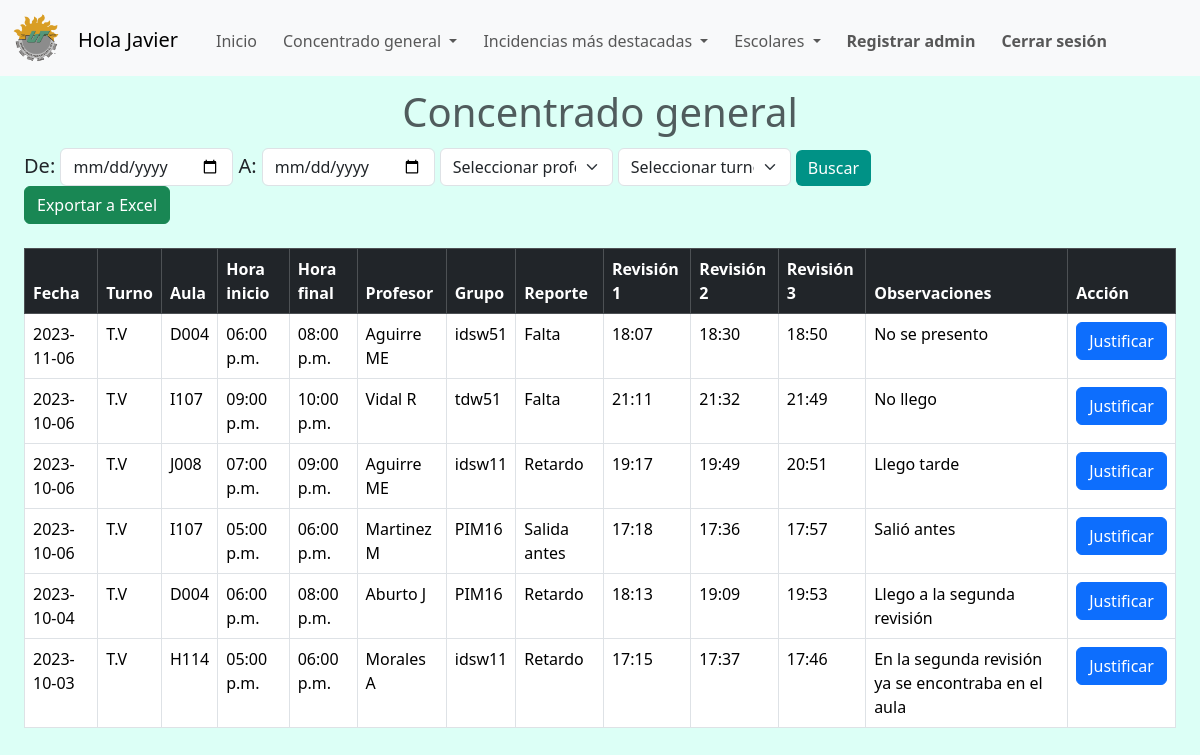
The page /layouts_admins/revisiones_all.php (signed in) on the database as committed earlier.
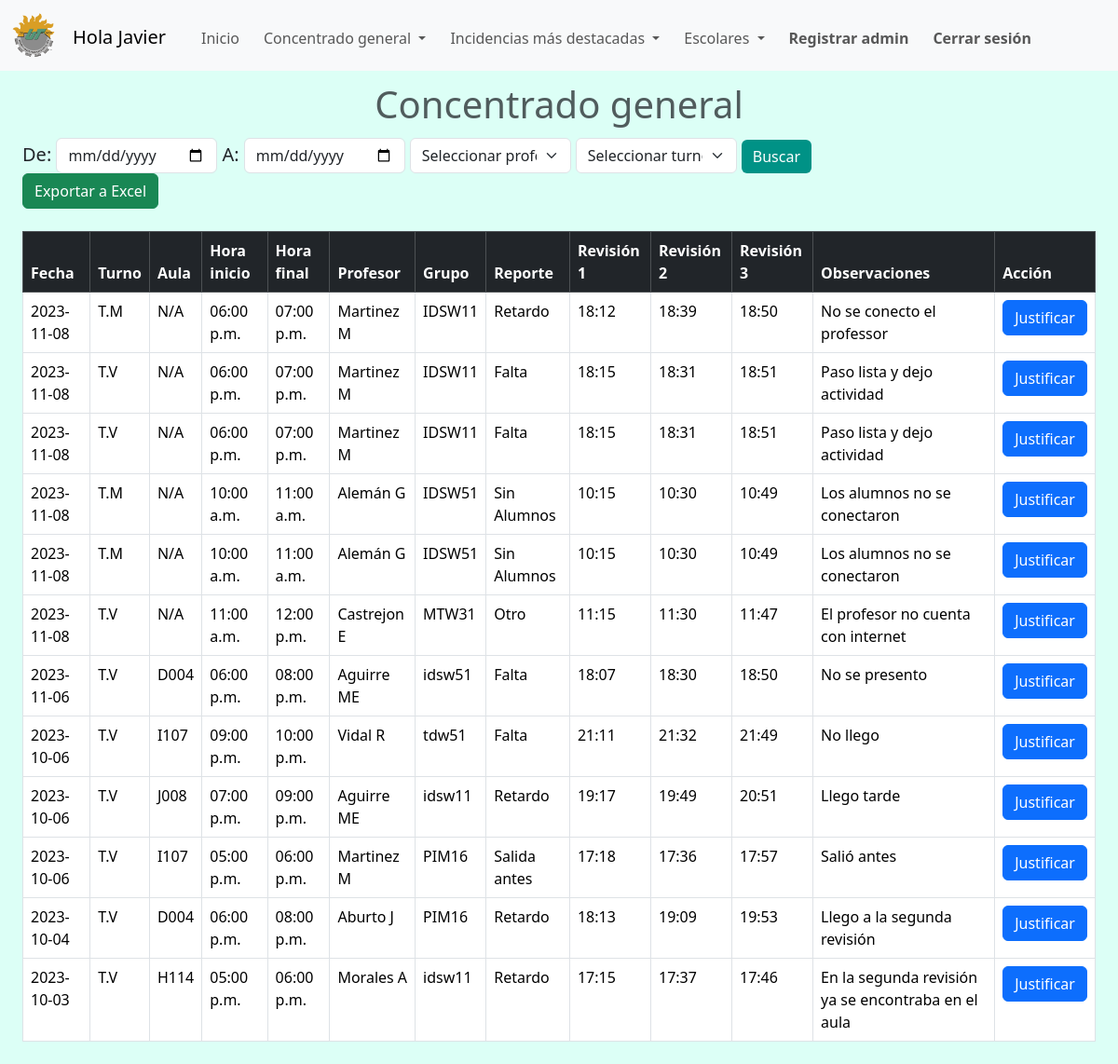
The same page on the database as committed later.
### tables this page shows
CREATE TABLE IF NOT EXISTS `revisiones` (
  `id` int NOT NULL AUTO_INCREMENT,
  `fecha` date NOT NULL,
  `turno` varchar(10) NOT NULL,
  `aula` varchar(10) DEFAULT NULL,
  `hora_inicio` varchar(10) DEFAULT NULL,
  `hora_final` varchar(10) DEFAULT NULL,
  `modalidad` varchar(50) NOT NULL,
  `profesor` int DEFAULT NULL,
  `grupo` varchar(10) DEFAULT NULL,
  `reporte` varchar(50) DEFAULT NULL,
  `revision_1` varchar(10) NOT NULL,
  `revision_2` varchar(10) NOT NULL,
  `revision_3` varchar(10) NOT NULL,
  `observaciones` varchar(250) DEFAULT NULL,
  `justificado` varchar(2) NOT NULL,
  `comentarios` varchar(250) NOT NULL,
  PRIMARY KEY (`id`),
  KEY `profesor` (`profesor`)
);

CREATE TABLE IF NOT EXISTS `profesores` (
  `id` int NOT NULL AUTO_INCREMENT,
  `nomenclatura` varchar(100) DEFAULT NULL,
  `nombres` varchar(100) DEFAULT NULL,
  `primer_apellido` varchar(100) DEFAULT NULL,
  `segundo_apellido` varchar(100) DEFAULT NULL,
  `correo` varchar(100) DEFAULT NULL,
  `director` int DEFAULT NULL,
  PRIMARY KEY (`id`),
  KEY `director` (`director`)
);

### layouts_admins/revisiones_all.php (the view, shortened to what the changed rows need)
<!DOCTYPE html>
<html lang="en">
<head>
    <link href="https://cdn.jsdelivr.net/npm/bootstrap@5.3.2/dist/css/bootstrap.min.css" rel="stylesheet">
</head>
<body class="admin_background">
<?php include ("navbar.php");?>
<h1 class="h1-tittles text-muted">Concentrado general</h1>
<div class="div-table">
  <br>
  <?php
  include ('../php/connection.php');
  if(isset($_POST['buscar_revi'])){
    ?>
    <a class="btn-delete-filter" href="revisiones_all.php"><button type="submit" class="btn btn-danger btn-delete-filter">Borrar busqueda</button></a>
    <br><br>
    <table class="table table-bordered">
    <thead class="table-dark">
      <tr>
        <th scope="col">Fecha</th>
        <th scope="col">Turno</th>
        <th scope="col">Aula</th>
        <th scope="col">Hora inicio</th>
        <th scope="col">Hora final</th>
        <th scope="col">Profesor</th>
        <th scope="col">Grupo</th>
        <th scope="col">Reporte</th>
        <th scope="col">Revisión 1</th>
        <th scope="col">Revisión 2</th>
        <th scope="col">Revisión 3</th>
        <th scope="col">Observaciones</th>
        <th scope="col">Acción</th>
      </tr>
    </thead>
    <tbody>
    <?php
    $date_1 = $_POST['buscar_date1'];
    $date_2 = $_POST['buscar_date2'];
    $turno = $_POST['turno'];
    $profesor = $_POST['c_profesor'];
    $filtro = '';
  if($date_1 == '' AND $date_2 == '' AND $turno =='' AND $profesor ==''){$filtro;}else{
    if($date_1 !== '' AND $date_2 !== '' AND $turno =='' AND $profesor ==''){$filtro = "WHERE fecha BETWEEN '$date_1' AND '$date_2'";}
    if($date_1 == '' AND $date_2 == '' AND $turno !=='' AND $profesor ==''){$filtro = "WHERE turno = '$turno'";}
    if($date_1 == '' AND $date_2 == '' AND $turno =='' AND $profesor !==''){$filtro = "WHERE profesor = '$profesor'";}
    if($date_1 !== '' AND $date_2 !== '' AND $turno =='' AND $profesor !==''){$filtro = "WHERE fecha BETWEEN '$date_1' AND '$date_2' AND profesor = '$profesor'";}
    if($date_1 !== '' AND $date_2 !== '' AND $turno !=='' AND $profesor ==''){$filtro = "WHERE fecha BETWEEN '$date_1' AND '$date_2' AND turno = '$turno'";}
    if($date_1 == '' AND $date_2 == '' AND $turno !=='' AND $profesor !==''){$filtro = "WHERE profesor = '$profesor' AND turno = '$turno'";}
  }
    $query = "SELECT revisiones.id, revisiones.fecha, revisiones.turno, revisiones.aula, revisiones.hora_inicio, revisiones.hora_final,
    profesores.nomenclatura, revisiones.grupo, revisiones.reporte, revisiones.revision_1, revisiones.revision_2, revisiones.revision_3,
    revisiones.observaciones FROM revisiones
    INNER JOIN profesores ON revisiones.profesor = profesores.id $filtro ORDER BY fecha DESC";
    $query_run = mysqli_query($connection, $query);
    if(mysqli_num_rows($query_run) > 0){
      foreach($query_run as $items){
        ?>
        <tr>
          <td><?= $items['fecha'];?></td>
          <td><?= $items['turno'];?></td>
          <td><?= $items['aula'];?></td>
          <td><?= $items['hora_inicio'];?></td>
          <td><?= $items['hora_final'];?></td>
          <td><?= $items['nomenclatura'];?></td>
          <td><?= $items['grupo'];?></td>
          <td><?= $items['reporte'];?></td>
          <td><?= $items['revision_1'];?></td>
          <td><?= $items['revision_2'];?></td>
          <td><?= $items['revision_3'];?></td>
          <td><?= $items['observaciones'];?></td>
          <td>
            <button type="button" class="btn btn-primary" data-bs-toggle="modal" data-bs-target="#exampleModal_">Justificar</button>
          </td>
        </tr>
        <?php
      }
    }else{
      ?>
      <tr>
        <td class="else-results" colspan="13" style="color:red;">No se encontraron resultados</td>
      </tr>
      <?php
    }
    ?>
    <?php
  }else{
    ?>
    <table class="table table-bordered">
    <thead class="table-dark">
      <tr>
        <th scope="col">Fecha</th>
        <th scope="col">Turno</th>
        <th scope="col">Aula</th>
        <th scope="col">Hora inicio</th>
        <th scope="col">Hora final</th>
        <th scope="col">Profesor</th>
        <th scope="col">Grupo</th>
        <th scope="col">Reporte</th>
        <th scope="col">Revisión 1</th>
        <th scope="col">Revisión 2</th>
        <th scope="col">Revisión 3</th>
        <th scope="col">Observaciones</th>
        <th scope="col">Acción</th>
      </tr>
    </thead>
    <?php
      include('../php/connection.php');
      $consul = "SELECT revisiones.id, revisiones.fecha, revisiones.turno, revisiones.aula, revisiones.hora_inicio, revisiones.hora_final,
      profesores.nomenclatura, revisiones.grupo, revisiones.reporte, revisiones.revision_1, revisiones.revision_2, revisiones.revision_3,
      revisiones.observaciones FROM revisiones
      INNER JOIN profesores ON revisiones.profesor = profesores.id ORDER BY fecha DESC";
      $resul = mysqli_query($connection, $consul) or die ("Algo salio mal");
      while($column = mysqli_fetch_array($resul)){
      echo "<tbody>";
          echo "<tr>";
          echo "<td>".$column['fecha']."</td>";
          echo "<td>".$column['turno']."</td>";
          echo "<td>".$column['aula']."</td>";
          echo "<td>".$column['hora_inicio']."</td>";
          echo "<td>".$column['hora_final']."</td>";
          echo "<td>".$column['nomenclatura']."</td>";
          echo "<td>".$column['grupo']."</td>";
          echo "<td>".$column['reporte']."</td>";
          echo "<td>".$column['revision_1']."</td>";
          echo "<td>".$column['revision_2']."</td>";
          echo "<td>".$column['revision_3']."</td>";
          echo "<td>".$column['observaciones']."</td>";
          ?>
          <td>
            <button type="button" class="btn btn-primary" data-bs-toggle="modal" data-bs-target="#exampleModal_">Justificar</button>
          </td>
          <?php
          echo "</tr>";
      echo "</tbody>";
      }
  }
  ?>
</div>
</body>
</html>

Rows that differ between the two databases and show on the page:
added revisiones: fecha "2023-11-08", turno "T.M", aula "N/A", hora_inicio "06:00 p.m.", hora_final "07:00 p.m.", profesor.nomenclatura "Martinez M", grupo "IDSW11", reporte "Retardo", revision_1 "18:12", revision_2 "18:39", revision_3 "18:50", observaciones "No se conecto el professor"
added revisiones: fecha "2023-11-08", turno "T.V", aula "N/A", hora_inicio "06:00 p.m.", hora_final "07:00 p.m.", profesor.nomenclatura "Martinez M", grupo "IDSW11", reporte "Falta", revision_1 "18:15", revision_2 "18:31", revision_3 "18:51", observaciones "Paso lista y dejo actividad"
added revisiones: fecha "2023-11-08", turno "T.V", aula "N/A", hora_inicio "06:00 p.m.", hora_final "07:00 p.m.", profesor.nomenclatura "Martinez M", grupo "IDSW11", reporte "Falta", revision_1 "18:15", revision_2 "18:31", revision_3 "18:51", observaciones "Paso lista y dejo actividad"
added revisiones: fecha "2023-11-08", turno "T.M", aula "N/A", hora_inicio "10:00 a.m.", hora_final "11:00 a.m.", profesor.nomenclatura "Alemán G", grupo "IDSW51", reporte "Sin Alumnos", revision_1 "10:15", revision_2 "10:30", revision_3 "10:49", observaciones "Los alumnos no se conectaron"
added revisiones: fecha "2023-11-08", turno "T.M", aula "N/A", hora_inicio "10:00 a.m.", hora_final "11:00 a.m.", profesor.nomenclatura "Alemán G", grupo "IDSW51", reporte "Sin Alumnos", revision_1 "10:15", revision_2 "10:30", revision_3 "10:49", observaciones "Los alumnos no se conectaron"
added revisiones: fecha "2023-11-08", turno "T.V", aula "N/A", hora_inicio "11:00 a.m.", hora_final "12:00 p.m.", profesor.nomenclatura "Castrejon E", grupo "MTW31", reporte "Otro", revision_1 "11:15", revision_2 "11:30", revision_3 "11:47", observaciones "El profesor no cuenta con internet"
